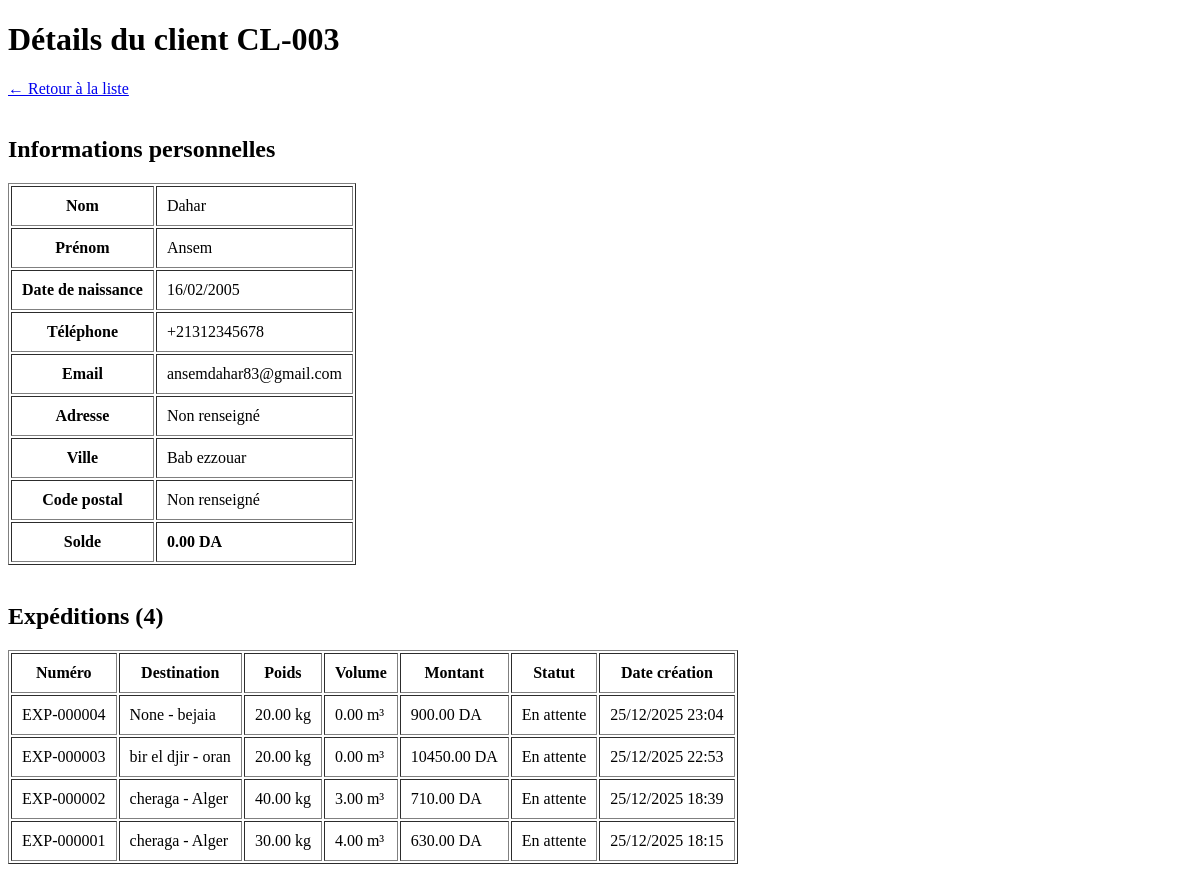
Page /clients/3/ on the earlier database version.
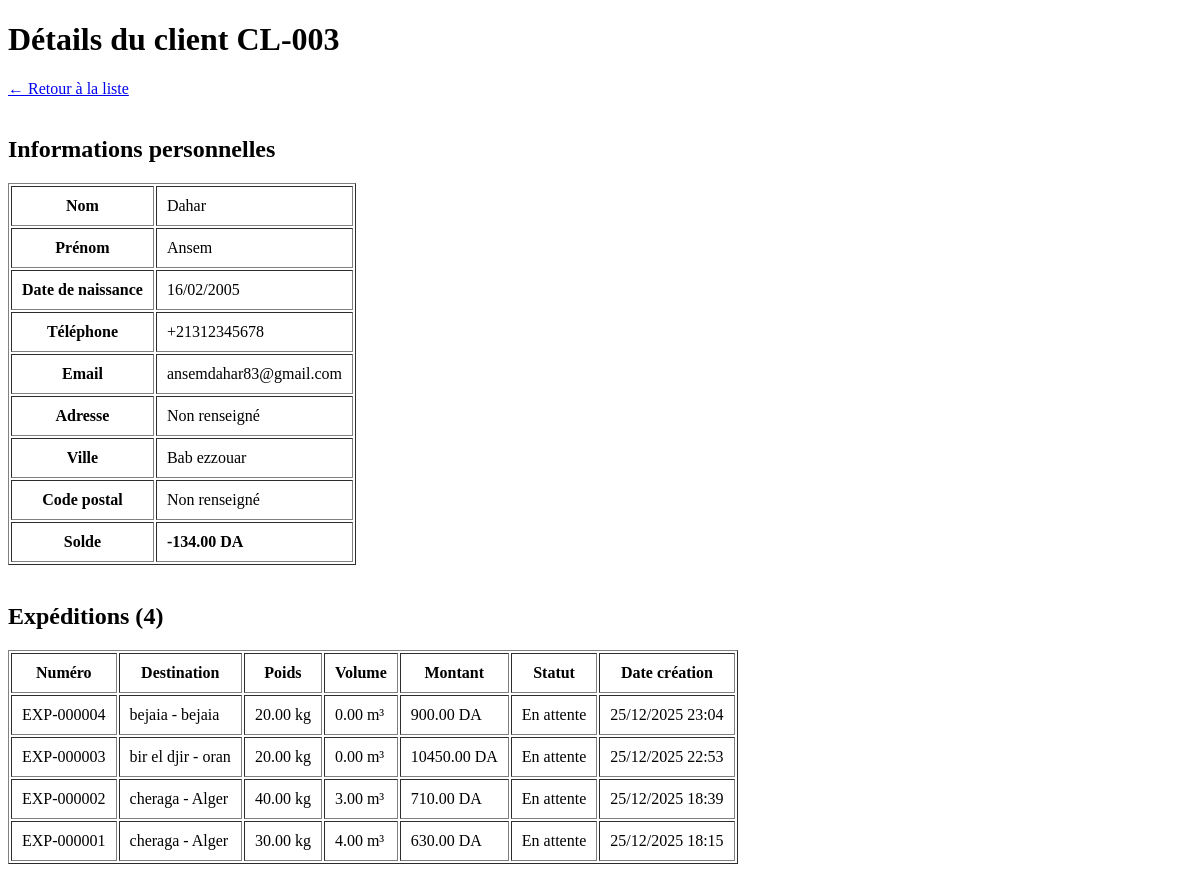
Same page on the later database version.
### app1/models.py (models this page shows, shortened)
class Client(models.Model):
    nom = models.CharField(max_length=20)
    prenom = models.CharField(max_length=20)
    date_naissance = models.DateField(default='2000-01-01')
    telephone = PhoneNumberField(region='DZ', unique=True)
    email = models.EmailField(blank=True, null=True)
    adresse = models.TextField(blank=True, null=True)
    ville = models.CharField(max_length=100, blank=True, null=True)
    wilaya = models.CharField(max_length=100, blank=True, null=True)
    solde = models.DecimalField(max_digits=12, decimal_places=2, default=0.00)
    date_inscription = models.DateTimeField(auto_now_add=True)
    date_modification = models.DateTimeField(auto_now=True)
    remarques = models.TextField(blank=True, null=True)

class Expedition(models.Model):
    client = models.ForeignKey('Client', on_delete=models.PROTECT)
    destination = models.ForeignKey('Destination', on_delete=models.PROTECT)
    type_service = models.ForeignKey('TypeService', on_delete=models.PROTECT)
    tournee = models.ForeignKey('Tournee', on_delete=models.SET_NULL, null=True, blank=True, related_name='expeditions')
    nom_destinataire = models.CharField(max_length=100)
    telephone_destinataire = PhoneNumberField(region='DZ')
    email_destinataire = models.EmailField()
    adresse_destinataire = models.TextField()
    poids = models.DecimalField(max_digits=8, decimal_places=2, help_text="Poids en kg")
    volume = models.DecimalField(max_digits=8, decimal_places=2, help_text="Volume en m³")
    description = models.TextField(blank=True, null=True)
    montant_total = models.DecimalField(max_digits=10, decimal_places=2, default=0, editable=False)
    date_livraison_prevue = models.DateField(blank=True, null=True, editable=False)
    statut = models.CharField(max_length=20, choices=[('EN_ATTENTE', 'En attente'),('EN_TRANSIT', 'En transit'),('LIVRE', 'Livré'),('ECHEC', 'Échec'),], default='EN_ATTENTE')
    date_creation = models.DateTimeField(auto_now_add=True)
    date_livraison_reelle = models.DateField(blank=True, null=True)
    remarques = models.TextField(blank=True, null=True)
    def get_numero_expedition(self):
        return f"EXP-{self.id:06d}"

class Destination(models.Model):
    ville = models.CharField(max_length=100, blank=True, null=True)
    wilaya = models.CharField(max_length=100)
    pays = models.CharField(max_length=100, default='Algérie')
    zone_geographique = models.CharField(max_length=20, choices=[('LOCALE', 'Locale (même wilaya)'),('NATIONALE', 'Nationale'),('INTERNATIONALE', 'Internationale'),])
    zone_logistique = models.CharField(max_length=10, choices=[('CENTRE', 'Centre (Alger, Blida...)'),('EST', 'Est (Constantine, Annaba, Sétif...)'),('OUEST', 'Ouest (Oran, Tlemcen, Sidi Bel Abbès...)'),('SUD', 'Sud (Tamanrasset, Adrar, Bechar...)'),], default='CENTRE')
    distance_estimee = models.IntegerField(help_text="Distance en km depuis le dépôt principal")
    tarif_base = models.DecimalField(max_digits=10, decimal_places=2, default=0, help_text="Tarif de base en DA")
    delai_livraison_estime = models.IntegerField(default=1, help_text="Délai estimé en jours")
    code_postal = models.CharField(max_length=10, blank=True, null=True)
    date_creation = models.DateTimeField(auto_now_add=True)
    date_modification = models.DateTimeField(auto_now=True)
    remarques = models.TextField(blank=True, null=True)

### app1/views.py (the view)
# urls.py: path('clients/<int:client_id>/', views.detail_client, name='detail_client'),
def detail_client(request, client_id):
    client = get_object_or_404(Client, id=client_id)
    expeditions = client.expedition_set.all().order_by('-date_creation')
    return render(request, 'clients/detail.html', {
        'client': client,
        'expeditions': expeditions
    })

### app1/templates/clients/detail.html (shortened to what this page needs)
<!DOCTYPE html>
<html lang="fr">
<head>
</head>
<body>
    <h1>Détails du client CL-{{ client.id|stringformat:"03d" }}</h1>
    <a href="{% url 'liste_clients' %}">← Retour à la liste</a>
    <br><br>
    <h2>Informations personnelles</h2>
    <table border="1" cellpadding="10">
        <tr>
            <th>Nom</th>
            <td>{{ client.nom }}</td>
        </tr>
        <tr>
            <th>Prénom</th>
            <td>{{ client.prenom }}</td>
        </tr>
        <tr>
            <th>Date de naissance</th>
            <td>{{ client.date_naissance|date:"d/m/Y"|default:"Non renseigné" }}</td>
        </tr>
        <tr>
            <th>Téléphone</th>
            <td>{{ client.telephone }}</td>
        </tr>
        <tr>
            <th>Email</th>
            <td>{{ client.email|default:"Non renseigné" }}</td>
        </tr>
        <tr>
            <th>Adresse</th>
            <td>{{ client.adresse|default:"Non renseigné" }}</td>
        </tr>
        <tr>
            <th>Ville</th>
            <td>{{ client.ville|default:"Non renseigné" }}</td>
        </tr>
        <tr>
            <th>Code postal</th>
            <td>{{ client.code_postal|default:"Non renseigné" }}</td>
        </tr>
        <tr>
            <th>Solde</th>
            <td><strong>{{ client.solde }} DA</strong></td>
        </tr>
    </table>
    <br>
    <h2>Expéditions ({{ expeditions|length }})</h2>
    {% if expeditions %}
    <table border="1" cellpadding="10">
        <thead>
            <tr>
                <th>Numéro</th>
                <th>Destination</th>
                <th>Poids</th>
                <th>Volume</th>
                <th>Montant</th>
                <th>Statut</th>
                <th>Date création</th>
            </tr>
        </thead>
        <tbody>
            {% for exp in expeditions %}
            <tr>
                <td>{{ exp.get_numero_expedition }}</td>
                <td>{{ exp.destination.ville }} - {{ exp.destination.wilaya }}</td>
                <td>{{ exp.poids }} kg</td>
                <td>{{ exp.volume }} m³</td>
                <td>{{ exp.montant_total }} DA</td>
                <td>{{ exp.get_statut_display }}</td>
                <td>{{ exp.date_creation|date:"d/m/Y H:i" }}</td>
            </tr>
            {% endfor %}
        </tbody>
    </table>
    {% else %}
    <p>Ce client n'a encore effectué aucune expédition.</p>
    {% endif %}
</body>
</html>

Differences in the rows shown:
changed Client "Dahar": solde "0.00" → "-134.00"
changed through a linked row, Expedition "EXP-000004": destination.ville "None" → "bejaia"
